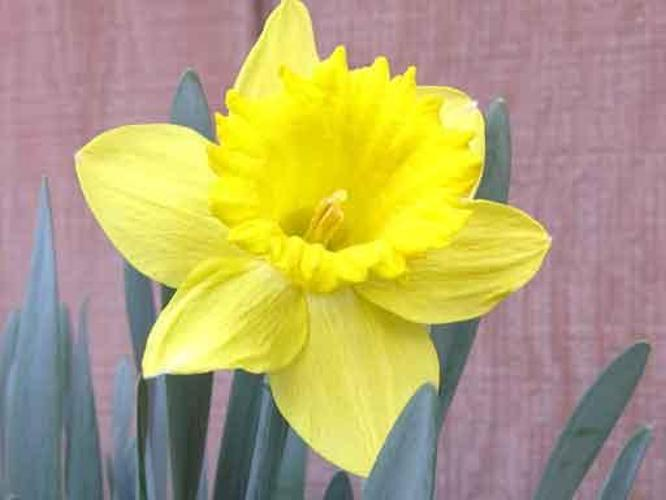
#> input picture Dataset/input_images/easy/easy_1.jpg, 666 x 500 px; its folder holds only this picture in this run
$ python Coursework.py
#> lines starting #> are read from the running program, lines starting #| are printed output that depends on the picture; after the words box and inside, x2 and y2 are one past the last pixel; in counts of white or black regions, pixels touching at a corner belong together
import cv2
import numpy as np
import matplotlib.pyplot as plt
import os

# Step 1: Read an image
dataset_folder = "Dataset"
input_images_folder = "input_images"
image_processing_pipeline_folder = "image_proccessing_pipeline"
output_folder = "output_images"
folders = ["easy", "medium", "hard"]

while True:
    # Loop through each folder
    for folder_name in folders:
        folder_path = os.path.join(dataset_folder, input_images_folder, folder_name)

        # Get all image filenames in the folder
        image_filenames = os.listdir(folder_path)

        # Create an image processing pipeline folder
        ipp_folder_path = os.path.join(dataset_folder, image_processing_pipeline_folder, folder_name)
        if not os.path.exists(ipp_folder_path):
            os.makedirs(ipp_folder_path)

        # Create an output folder if it doesn't exist
        output_folder_path = os.path.join(dataset_folder, output_folder, folder_name)
        if not os.path.exists(output_folder_path):
            os.makedirs(output_folder_path)

        # Initialize counter for image numbering
        image_counter = 1

        # Loop through each image
        for image_filename in image_filenames:
            # Construct the image path
            image_path = os.path.join(folder_path, image_filename)
            input_image = cv2.imread(image_path)
#> input_image is the input picture: shape (500, 666, 3); mean B, G, R 113.4, 165.4, 178.9

            # Step 2: Convert to the desired color space (e.g., RGB to HSV)
            hsv = cv2.cvtColor(input_image, cv2.COLOR_BGR2HSV)
#> hsv: shape (500, 666, 3); mean H, S, V 101, 99.6, 184.4

            # Extract the value channel
            v_channel = hsv[:, :, 2]
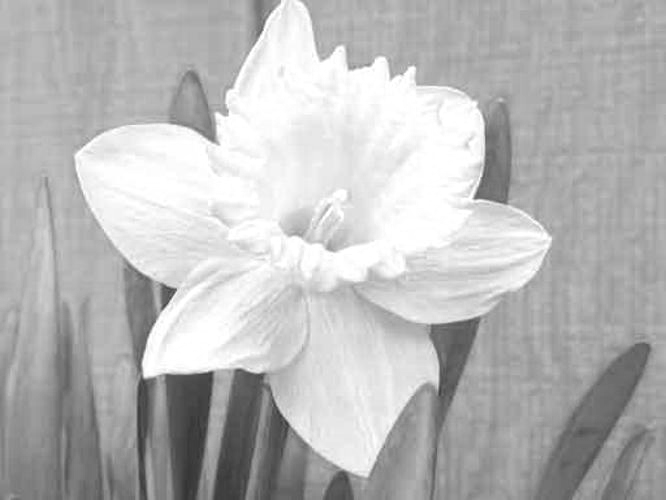
#> v_channel: shape (500, 666); min 52, max 255, mean 184.4

            # Step 3: Preprocess the image (e.g. noise reduction)
            median_filtered = cv2.medianBlur(v_channel, 5)  # Apply median filtering
            blurred_image = cv2.GaussianBlur(median_filtered, (5, 5), 0)

            # Step 4: Thresholding/Segmentation
            _, threshold = cv2.threshold(v_channel, 0, 255, cv2.THRESH_BINARY + cv2.THRESH_OTSU)
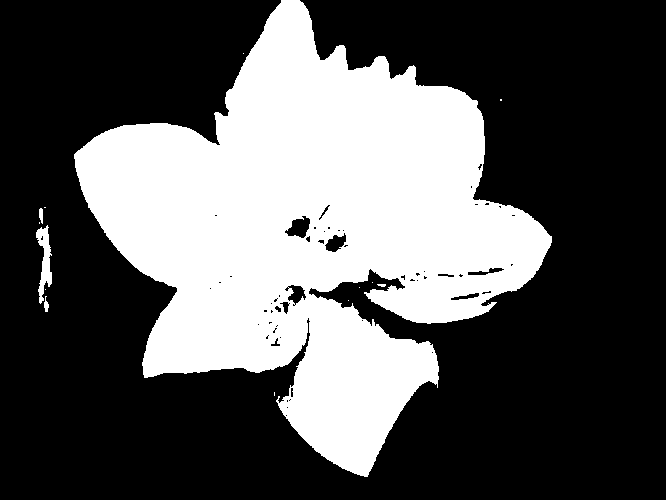
#> threshold: shape (500, 666); 34.5% white; 14 white regions (9 under 20 px), largest, box (x1, y1, x2, y2) and area: (74, 0, 552, 477) 113965, (36, 225, 52, 304) 617, (39, 208, 43, 224) 51, (44, 296, 49, 312) 48, (377, 284, 386, 287) 21

            # Step 5: Binary image processing (e.g., morphology)
            kernel = np.ones((5, 5), np.uint8)
            opening = cv2.morphologyEx(threshold, cv2.MORPH_OPEN, kernel)
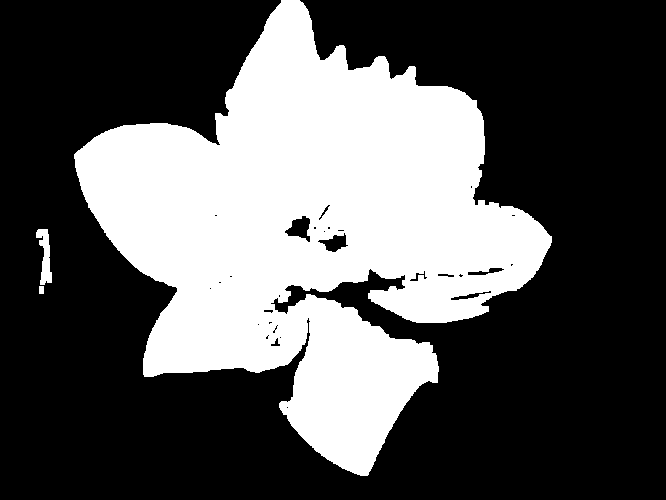
#> opening: shape (500, 666); 34.2% white; 3 white regions, box (x1, y1, x2, y2) and area: (74, 0, 552, 476) 113398, (36, 229, 52, 285) 493, (39, 286, 44, 294) 40
            cleaned_image = cv2.morphologyEx(opening, cv2.MORPH_CLOSE, kernel)
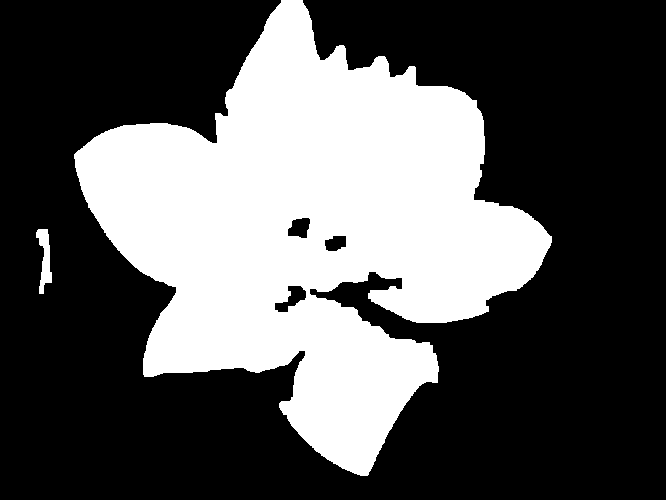
#> cleaned_image: shape (500, 666); 34.4% white; 2 white regions, box (x1, y1, x2, y2) and area: (74, 0, 552, 476) 114167, (36, 229, 52, 294) 550

            # Additional step: Further closing to fill small holes
            closing_kernel = np.ones((20, 20), np.uint8)  # Adjust the kernel size as needed
            final_image = cv2.morphologyEx(cleaned_image, cv2.MORPH_CLOSE, closing_kernel)
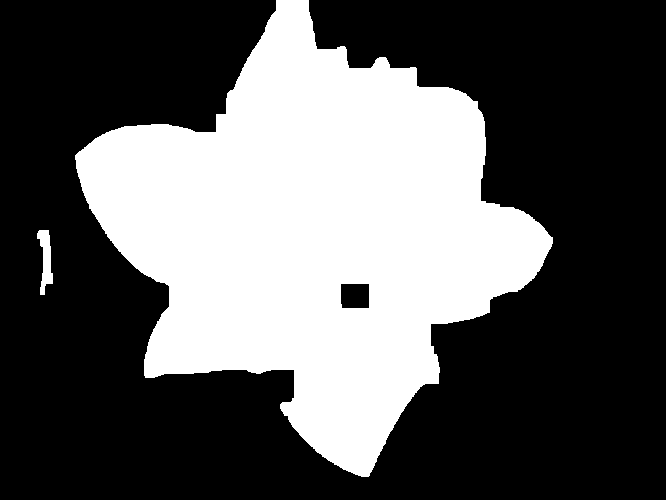
#> final_image: shape (500, 666); 35.7% white; 2 white regions, box (x1, y1, x2, y2) and area: (75, 0, 553, 477) 118395, (37, 230, 53, 295) 574

            # Save the processing pipeline images
            ipp_image_folder_path = os.path.join(ipp_folder_path, folder_name + '_' + str(image_counter))
            if not os.path.exists(ipp_image_folder_path):
                os.makedirs(ipp_image_folder_path)

            cv2.imwrite(os.path.join(ipp_image_folder_path, "original_image.jpg"), (input_image))
            cv2.imwrite(os.path.join(ipp_image_folder_path, "hsv_image.jpg"), (hsv))
            cv2.imwrite(os.path.join(ipp_image_folder_path, "v_channel_image.jpg"), v_channel)
            cv2.imwrite(os.path.join(ipp_image_folder_path, "median_filtered_image.jpg"), median_filtered)
            cv2.imwrite(os.path.join(ipp_image_folder_path, "threshold_image.jpg"), threshold)
            cv2.imwrite(os.path.join(ipp_image_folder_path, "cleaned_image.jpg"), cleaned_image)
            cv2.imwrite(os.path.join(ipp_image_folder_path, "output_image.jpg"), final_image)

            # Save the final image in a separate output folder
            output_image_path = os.path.join(output_folder_path, image_filename)
            cv2.imwrite(output_image_path, final_image)

            # Increment image counter
            image_counter += 1

    # Ask the user if they want to see more images
    choice = input("Do you want to see the images? (yes/no): ").lower()
    if choice != 'yes':
        break

    # Ask the user for input to select the image
    selected_image_folder = input("Enter the folder name (easy, medium, hard): ")
    selected_image_index = int(input("Enter the image index (1, 2, 3): "))

    # Display the original and final images
    selected_input_folder_path = os.path.join(dataset_folder, input_images_folder, selected_image_folder)
    selected_output_folder_path = os.path.join(dataset_folder, output_folder, selected_image_folder)
    selected_image_filename = os.listdir(selected_output_folder_path)[selected_image_index - 1]

    original_image_path = os.path.join(selected_input_folder_path, selected_image_filename)
    final_image_path = os.path.join(selected_output_folder_path, selected_image_filename)

    original_image = cv2.imread(original_image_path)

    # Convert the image to RGB format
    original_image_rgb = cv2.cvtColor(original_image, cv2.COLOR_BGR2RGB)

    final_image = cv2.imread(final_image_path)

    # Display original and final images
    plt.figure(figsize=(10, 5))
    plt.subplot(1, 2, 1)
    plt.imshow(original_image_rgb)
    plt.title("Original Image")
    plt.axis('off')

    plt.subplot(1, 2, 2)
    plt.imshow(final_image)
    plt.title("Final Image")
    plt.axis('off')

    plt.show()
